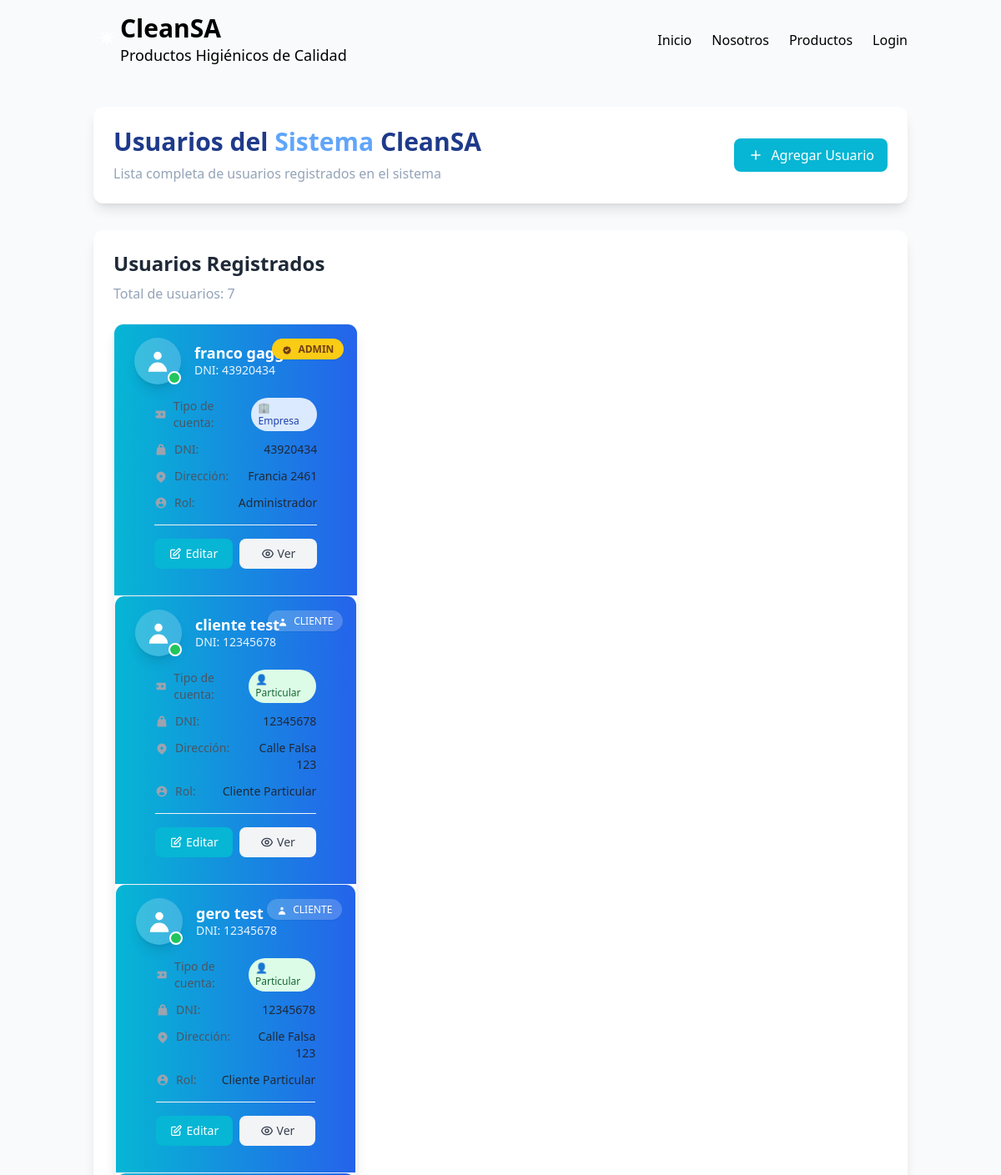
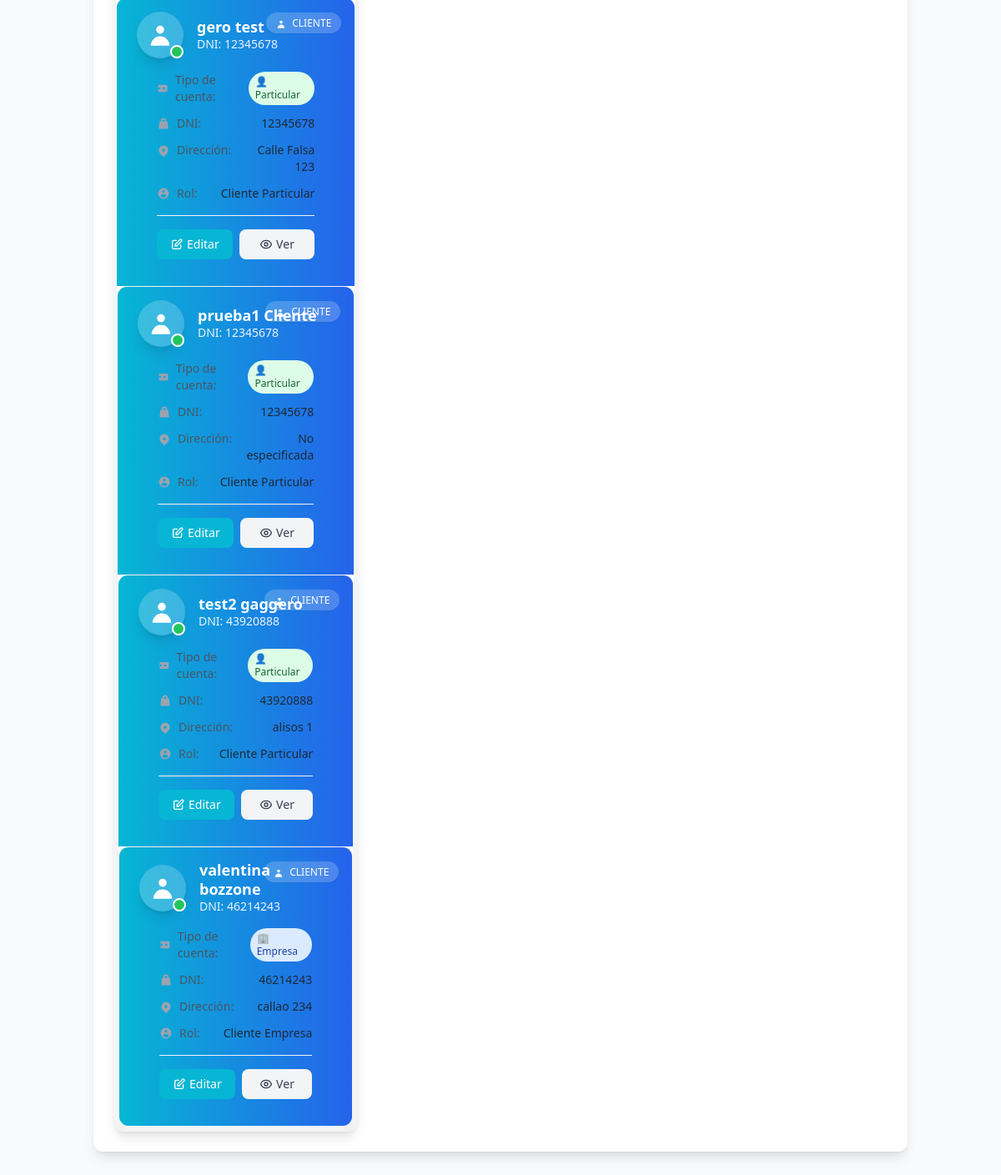
Page /admin/users/ on the earlier database version (2 pictures, top to bottom).
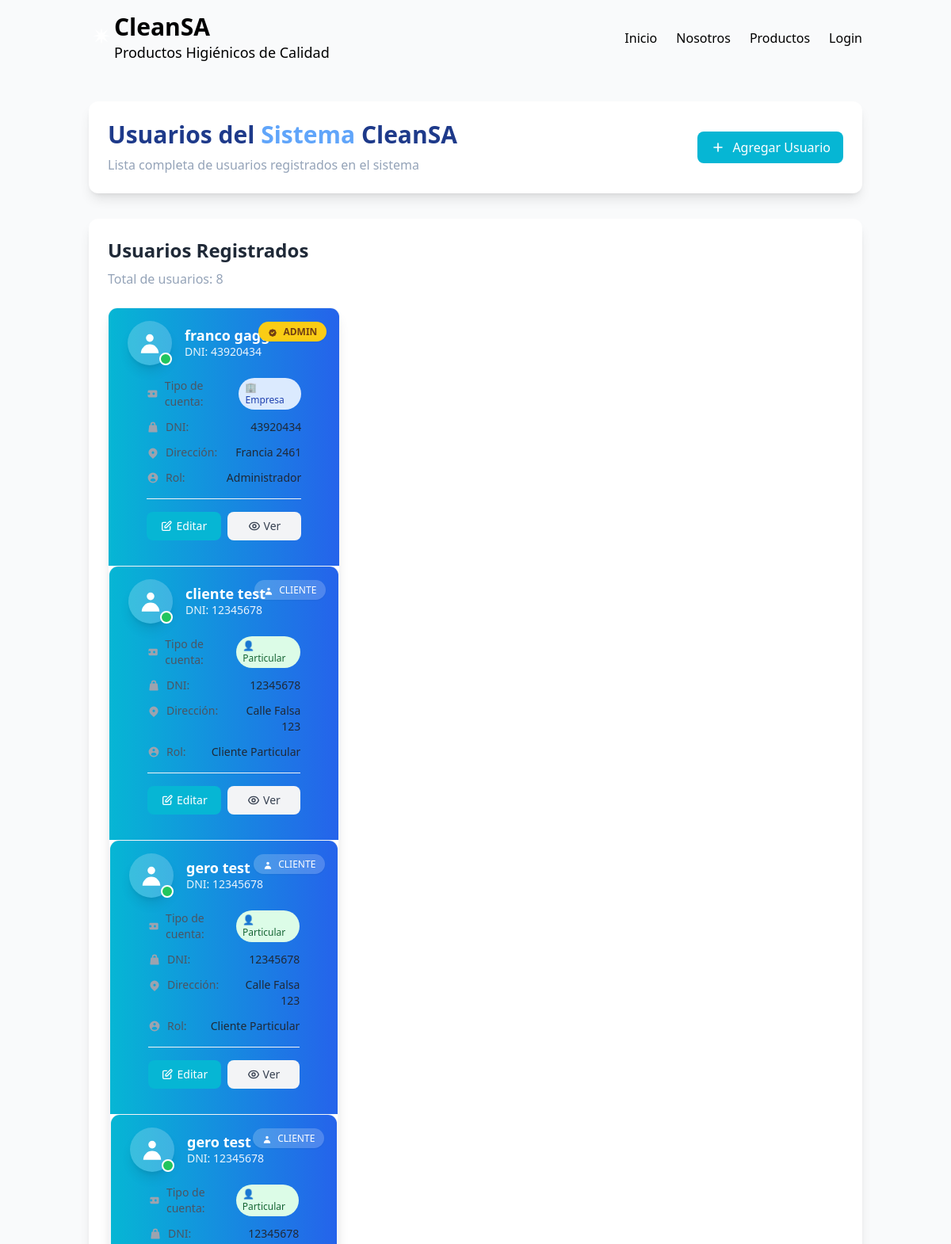
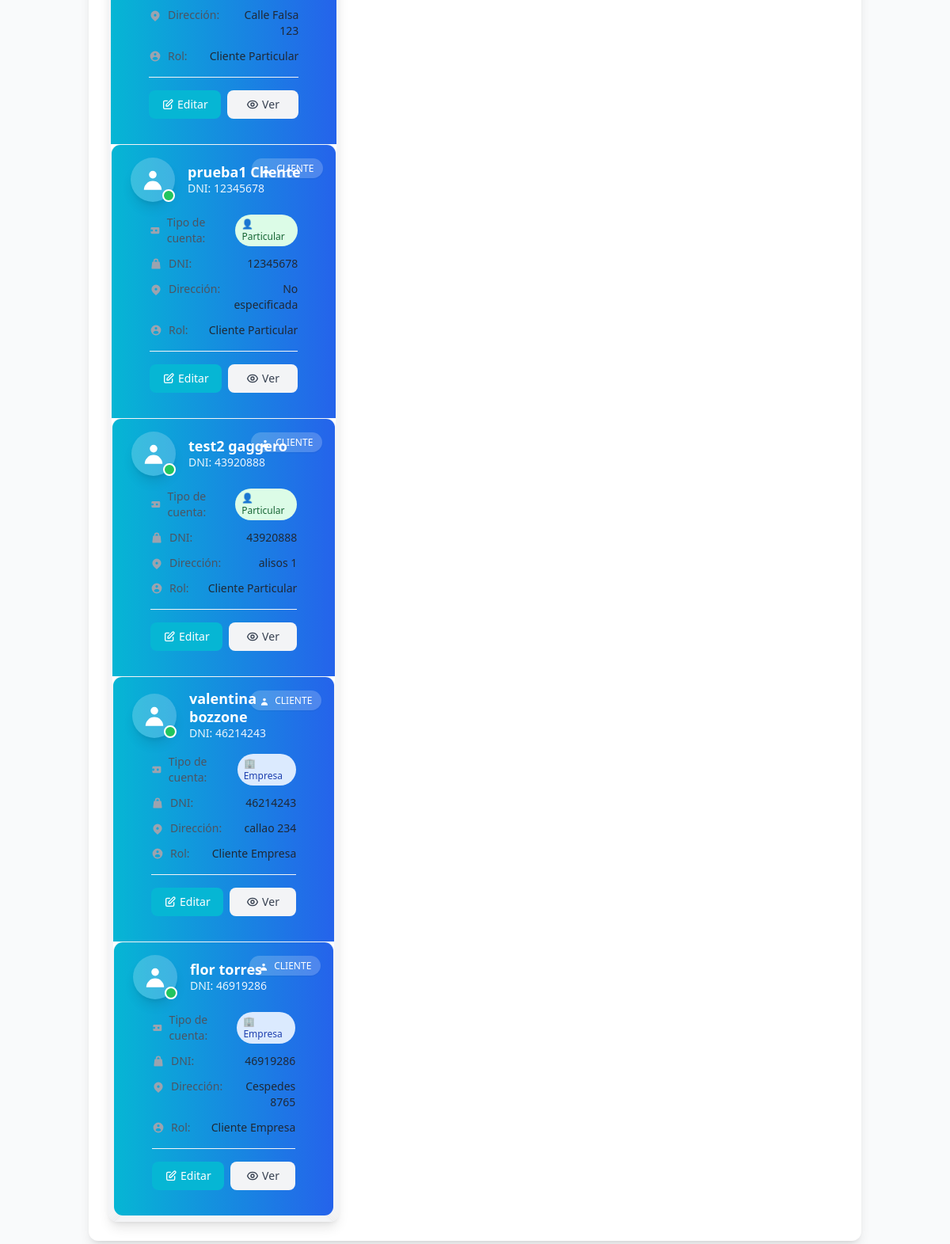
Same page on the later database version (2 pictures, top to bottom).
### app/models.py (models this page shows, shortened)
class Usuario (database.Model, UserMixin):
    __tablename__ = 'usuarios'
    id = database.Column(database.Integer, primary_key=True)
    nombre = database.Column(database.String(100), nullable=False)
    apellido = database.Column(database.String(100), nullable=False)
    password = database.Column(database.String(200), nullable=False)
    dni = database.Column(database.Integer, nullable=False)
    direccion = database.Column(database.String(100), nullable=False)
    fk_tipousuario = database.Column(database.Integer,database.ForeignKey('tipousuarios.id'), nullable=False)
    tipo = database.Column(database.Boolean, nullable=False)
    tipo_usuario = database.relationship('TipoUsuario', backref='usuarios')
    """"Verificación de tipo de usuario"""
    @property
    def es_admin(self):
        return self.fk_tipousuario == 1
    @property
    def es_empresa(self):
        return self.tipo == True

### app/blueprints/users.py (the view)
@users_bp.route('/')
def index():
    usuarios = Usuario.query.all()
    return render_template('usuarios.html', usuarios=usuarios)

### app/templates/usuarios.html (shortened to what this page needs)
<!DOCTYPE html>
<html lang="es">
<head>
    <script src="https://cdn.tailwindcss.com"></script>
</head>
<body class="bg-smoke-white min-h-screen">
    {% include 'components/nav.html' %}
    <main class="container mx-auto px-6 py-8">
        <div class="bg-white rounded-xl shadow-lg p-6 mb-8">
            <div class="flex flex-col md:flex-row md:items-center md:justify-between">
                <div>
                    <h1 class="text-3xl font-bold text-dark-teal mb-2">Usuarios del <span class="text-light-blue">Sistema</span> CleanSA</h1>
                    <p class="text-soft-gray">Lista completa de usuarios registrados en el sistema</p>
                </div>
                <div class="mt-4 md:mt-0">
                    <a href="{{ url_for('users.add_user') }}" class="bg-light-teal hover:bg-pro-blue text-white font-medium py-2 px-4 rounded-lg transition-colors duration-200 flex items-center">
                        <svg class="w-5 h-5 mr-2" fill="none" stroke="currentColor" viewBox="0 0 24 24">
                            <path stroke-linecap="round" stroke-linejoin="round" stroke-width="2" d="M12 6v6m0 0v6m0-6h6m-6 0H6"/>
                        </svg>
                        Agregar Usuario
                    </a>
                </div>
            </div>
        </div>
        <div class="bg-white rounded-xl shadow-lg p-6">
            <div class="mb-6">
                <h2 class="text-2xl font-bold text-gray-800 mb-2">Usuarios Registrados</h2>
                <p class="text-soft-gray">Total de usuarios: {{ usuarios|length if usuarios else 0 }}</p>
            </div>
            {% if usuarios and usuarios|length > 0 %}
                <div class="grid grid-cols-1 md:grid-cols-2 lg:grid-cols-3 gap-6">
                    {% for usuario in usuarios %}
                        {% include 'components/usuario.html' %}
                    {% endfor %}
                </div>
            {% endif %}
        </div>
    </main>
</body>
</html>

### app/templates/components/usuario.html (shortened to what the changed rows need)
<div class="w-full bg-white rounded-xl shadow-lg hover:shadow-xl transition-all duration-300 border border-gray-100 overflow-hidden group h-full flex flex-col">
    <div class="bg-gradient-to-r from-light-teal to-pro-blue px-6 py-4 relative">
        <div class="flex items-center">
            <div class="relative">
                <div class="w-14 h-14 rounded-full bg-white bg-opacity-20 border-3 border-white shadow-lg flex items-center justify-center">
                    <svg class="w-8 h-8 text-white" fill="currentColor" viewBox="0 0 20 20">
                        <path fill-rule="evenodd" d="M10 9a3 3 0 100-6 3 3 0 000 6zm-7 9a7 7 0 1114 0H3z" clip-rule="evenodd"/>
                    </svg>
                </div>
                <div class="absolute bottom-0 right-0 w-4 h-4 bg-warm-green rounded-full border-2 border-white"></div>
            </div>
            <div class="ml-4 flex-1">
                <h3 class="text-lg font-bold text-white leading-tight">{{ usuario.nombre }} {{ usuario.apellido }}</h3>
                <p class="text-white text-sm opacity-90">DNI: {{ usuario.dni }}</p>
            </div>
        </div>
        <div class="absolute top-4 right-4">
            {% if usuario.es_admin %}
                <span class="bg-yellow-400 text-yellow-900 px-3 py-1 rounded-full text-xs font-bold shadow-sm">
                    ADMIN
                </span>
            {% else %}
                <span class="bg-white bg-opacity-20 text-white px-3 py-1 rounded-full text-xs font-medium shadow-sm backdrop-blur-sm">
                    <svg class="w-3 h-3 inline mr-1" fill="currentColor" viewBox="0 0 20 20">
                        <path fill-rule="evenodd" d="M10 9a3 3 0 100-6 3 3 0 000 6zm-7 9a7 7 0 1114 0H3z" clip-rule="evenodd"/>
                    </svg>
                    CLIENTE
                </span>
            {% endif %}
    </div>
    <div class="px-6 py-4 flex-1 flex flex-col">
        <div class="space-y-3 mb-4 flex-1">
            <div class="flex items-center justify-between">
                <div class="flex items-center">
                    <svg class="w-4 h-4 text-gray-400 mr-2" fill="currentColor" viewBox="0 0 20 20">
                        <path fill-rule="evenodd" d="M4 4a2 2 0 00-2 2v8a2 2 0 002 2h12a2 2 0 002-2V6a2 2 0 00-2-2H4zm2 6a2 2 0 11-4 0 2 2 0 014 0zm8 0a2 2 0 11-4 0 2 2 0 014 0z" clip-rule="evenodd"/>
                    </svg>
                    <span class="text-sm text-gray-600">Tipo de cuenta:</span>
                </div>
                {% if usuario.es_empresa %}
                    <span class="bg-blue-100 text-blue-800 px-2 py-1 rounded-full text-xs font-medium">
                        🏢 Empresa
                    </span>
                {% else %}
                    <span class="bg-green-100 text-green-800 px-2 py-1 rounded-full text-xs font-medium">
                        👤 Particular
                    </span>
                {% endif %}
            </div>
            <div class="flex items-center justify-between">
                <div class="flex items-center">
                    <svg class="w-4 h-4 text-gray-400 mr-2" fill="currentColor" viewBox="0 0 20 20">
                        <path fill-rule="evenodd" d="M10 2a4 4 0 00-4 4v1H5a1 1 0 00-.994.89l-1 9A1 1 0 004 18h12a1 1 0 00.994-1.11l-1-9A1 1 0 0015 7h-1V6a4 4 0 00-4-4zM8 6a2 2 0 114 0v1H8V6z" clip-rule="evenodd"/>
                    </svg>
                    <span class="text-sm text-gray-600">DNI:</span>
                </div>
                <span class="text-sm font-medium text-gray-800">{{ usuario.dni }}</span>
            </div>
            <div class="flex items-start justify-between">
                <div class="flex items-center">
                    <svg class="w-4 h-4 text-gray-400 mr-2 mt-0.5" fill="currentColor" viewBox="0 0 20 20">
                        <path fill-rule="evenodd" d="M5.05 4.05a7 7 0 119.9 9.9L10 18.9l-4.95-4.95a7 7 0 010-9.9zM10 11a2 2 0 100-4 2 2 0 000 4z" clip-rule="evenodd"/>
                    </svg>
                    <span class="text-sm text-gray-600">Dirección:</span>
                </div>
                <span class="text-sm font-medium text-gray-800 text-right flex-1 ml-2">{{ usuario.direccion }}</span>
            </div>
            <div class="flex items-center justify-between">
                <div class="flex items-center">
                    <svg class="w-4 h-4 text-gray-400 mr-2" fill="currentColor" viewBox="0 0 20 20">
                        <path fill-rule="evenodd" d="M18 10a8 8 0 11-16 0 8 8 0 0116 0zm-6-3a2 2 0 11-4 0 2 2 0 014 0zm-2 4a5 5 0 00-4.546 2.916A5.986 5.986 0 0010 16a5.986 5.986 0 004.546-2.084A5 5 0 0010 11z" clip-rule="evenodd"/>
                    </svg>
                    <span class="text-sm text-gray-600">Rol:</span>
                </div>
                <span class="text-sm font-medium text-gray-800">
                    {% if usuario.es_admin %}
                        Administrador
                    {% elif usuario.es_empresa %}
                        Cliente Empresa
                    {% else %}
                        Cliente Particular
                    {% endif %}
                </span>
            </div>
        </div>
        <div class="flex gap-2 pt-4 border-t border-gray-100">
            <a href="{{ url_for('users.edit_user', user_id=usuario.id) }}" class="flex-1 bg-light-teal hover:bg-pro-blue text-white font-medium py-2 px-4 rounded-lg transition-colors duration-200 text-sm flex items-center justify-center">
                <svg class="w-4 h-4 mr-1" fill="none" stroke="currentColor" viewBox="0 0 24 24">
                    <path stroke-linecap="round" stroke-linejoin="round" stroke-width="2" d="M11 5H6a2 2 0 00-2 2v11a2 2 0 002 2h11a2 2 0 002-2v-5m-1.414-9.414a2 2 0 112.828 2.828L11.828 15H9v-2.828l8.586-8.586z"/>
                </svg>
                Editar
            </a>
            <a href="{{ url_for('users.view_user', user_id=usuario.id) }}" class="flex-1 bg-gray-100 hover:bg-gray-200 text-gray-700 font-medium py-2 px-4 rounded-lg transition-colors duration-200 text-sm flex items-center justify-center">
                Ver
            </a>
        </div>
    </div>
</div>

Differences in the rows shown:
added Usuario: nombre "flor", apellido "torres", dni "46919286", shows "CLIENTE", tipo "🏢 Empresa", direccion "Cespedes 8765"
Other differences:
{{ usuarios|length if usuarios else 0 }}: "7" → "8"
